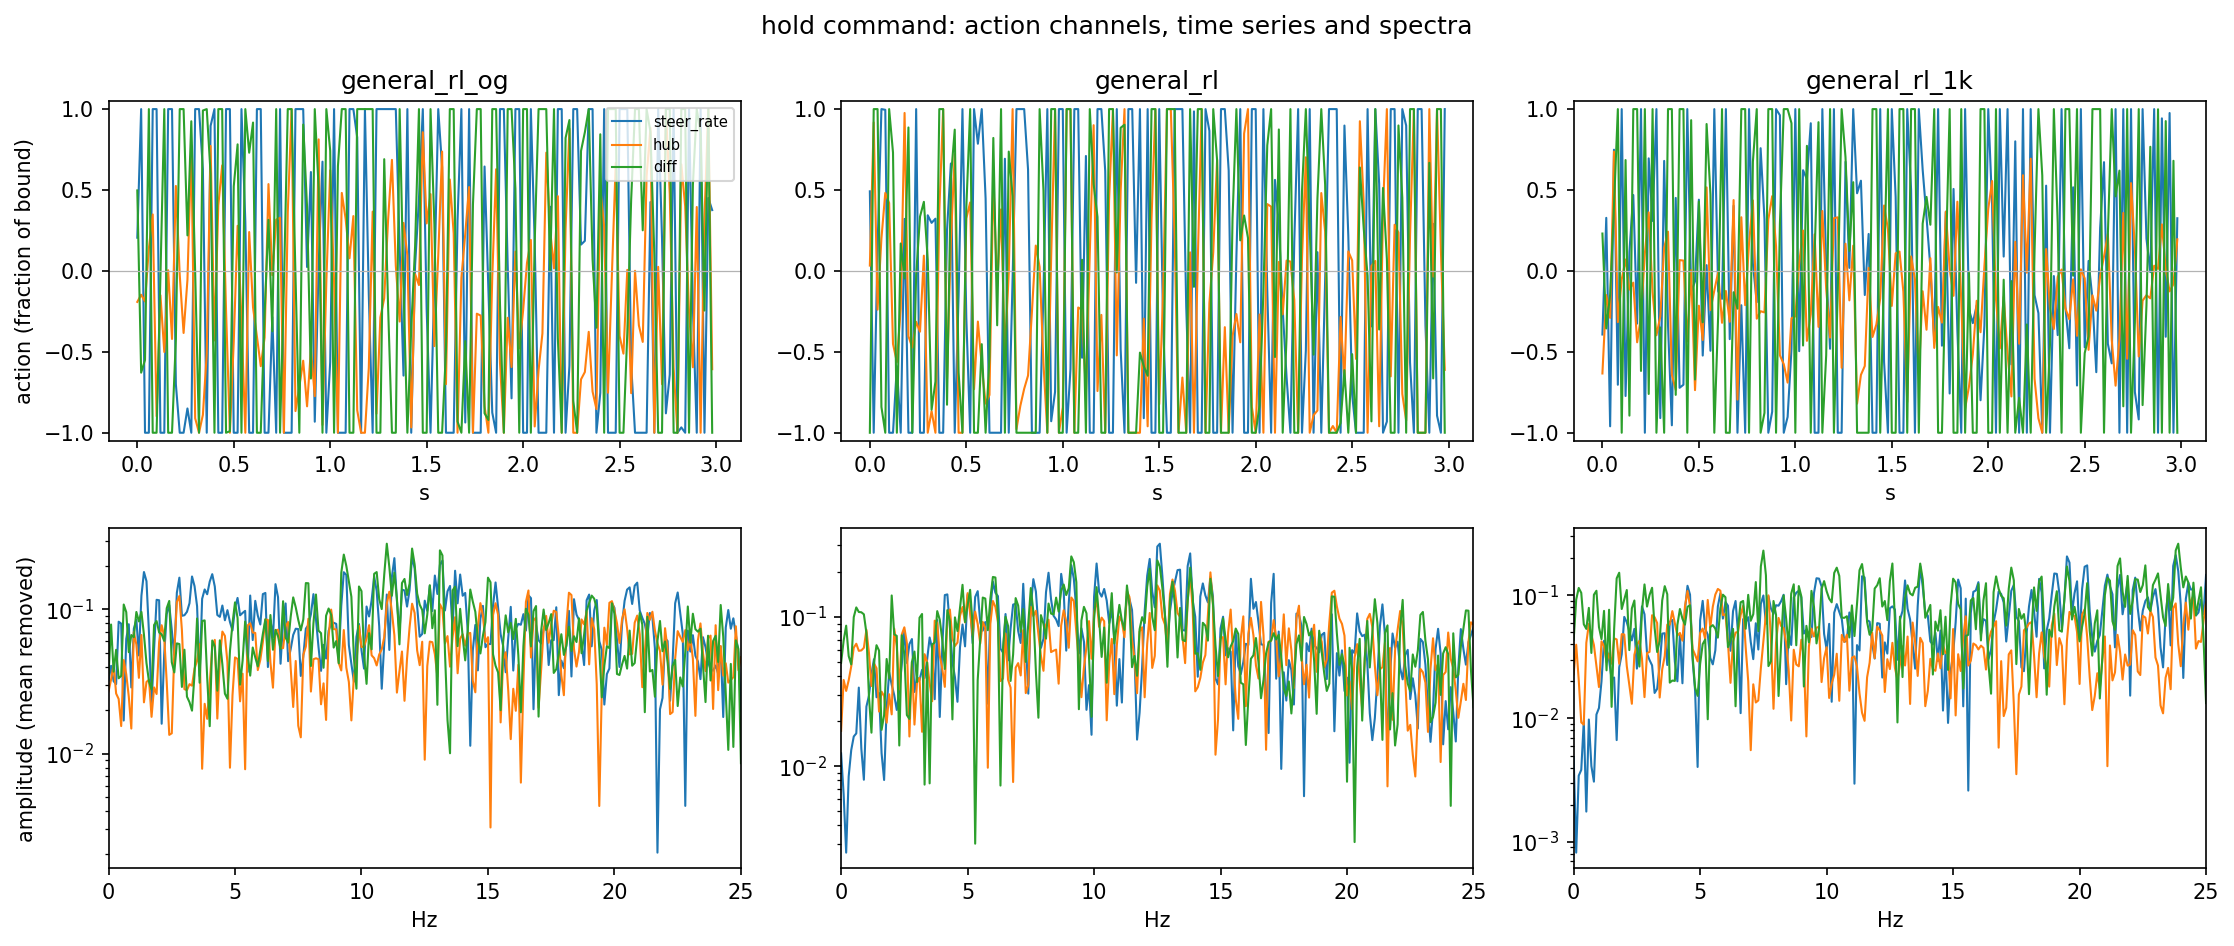

Python code for this plot:
"""What each policy is DOING while told to hold station: the three action
channels as time series and as spectra.

The hold command is (0,0) velocity with the heading already on target, so in
principle nothing needs to move. In practice every policy saws the bars
continuously -- |steer_rate| runs at 4.7-6.6 rad/s against an 8.0 bound -- and
carries a standing hub bias of about -0.26 m/s. This script asks what that
activity actually looks like: is it a clean limit cycle, at what frequency,
and is `hub` phase-locked to the steering (which would make the drift a
rectified oscillation rather than a static bias)?

Actions are plotted NORMALISED to their bounds, i.e. exactly what the network
emits before scale_action, so all three channels share a [-1, 1] scale.

  python analysis/hold_spectrum.py
  python analysis/hold_spectrum.py --seconds 20 --out /tmp/s.png

Read-only: loads moves/*.npz and writes one PNG.
"""

from __future__ import annotations

import argparse
from pathlib import Path

import numpy as np

from aow_sim.build_model import load_params
from aow_sim.control.balance import extract_state
from aow_sim.control.flick import MOVES_DIR
from aow_sim.control.general_env import GeneralEnv, _load_rl_config
from aow_sim.control.policy import load_policy_npz
from rsa_policies import POLICIES, REPO

CHANNELS = ("steer_rate", "hub", "diff")


def hold_trace(pol, env, steps):
    """Normalised actions + steer angle and roll, under a pure hold command."""
    obs, _ = env.reset(seed=7, options={"v_cmd": (0.0, 0.0),
                                        "psi_cmd_rel": 0.0, "difficulty": 1.0})
    b = pol.bounds
    scale = np.array([b.steer_rate_max, b.hub_max, b.diff_max])
    A, steer, roll = [], [], []
    for _ in range(steps):
        a = np.asarray(pol.action(obs), float)
        A.append(a / scale)
        na = (a / scale)[:env.action_space.shape[0]]
        obs, _r, term, trunc, _i = env.step(na)
        steer.append(np.degrees(float(env.data.qpos[env._sj])))
        roll.append(np.degrees(extract_state(env.data, env._p0).roll))
        if term or trunc:
            break
    return np.array(A), np.array(steer), np.array(roll)


def spectrum(x, dt):
    """One-sided amplitude spectrum of the MEAN-REMOVED signal. The mean is
    the standing bias and is reported separately -- leaving it in would put a
    spike at DC that dwarfs everything oscillatory."""
    x = np.asarray(x, float) - np.mean(x)
    n = len(x)
    w = np.hanning(n)
    X = np.fft.rfft(x * w)
    f = np.fft.rfftfreq(n, dt)
    amp = 2.0 * np.abs(X) / np.sum(w)
    return f, amp


def main():
    ap = argparse.ArgumentParser(description=__doc__)
    ap.add_argument("--seconds", type=float, default=10.0)
    ap.add_argument("--show-seconds", type=float, default=3.0,
                    help="how much of the time series to draw")
    ap.add_argument("--out", type=Path,
                    default=Path(__file__).parent / "hold_spectrum.png")
    args = ap.parse_args()

    params = load_params()
    cfg = _load_rl_config(REPO / "config" / "rl_general.yaml")
    cfg = {**cfg, "randomization": {**cfg["randomization"], "enabled": False}}
    env = GeneralEnv(params, cfg)
    dt = env.ctrl_dt
    steps = int(args.seconds / dt)

    data = {}
    for key in POLICIES:
        pol = load_policy_npz(MOVES_DIR / f"{key}.npz")
        data[key] = hold_trace(pol, env, steps)

    print(f"hold, {args.seconds:.0f} s at {1/dt:.0f} Hz "
          f"(Nyquist {0.5/dt:.0f} Hz)\n")
    print(f"{'policy':16} {'channel':>11} {'mean':>8} {'rms(ac)':>8} "
          f"{'peak f':>8} {'peak amp':>9}")
    peaks = {}
    for key, (A, steer, roll) in data.items():
        for c, name in enumerate(CHANNELS):
            f, amp = spectrum(A[:, c], dt)
            k = int(np.argmax(amp[1:]) + 1)            # skip the DC bin
            peaks[(key, name)] = (f[k], amp[k])
            print(f"{key:16} {name:>11} {A[:, c].mean():>+8.3f} "
                  f"{np.std(A[:, c]):>8.3f} {f[k]:>7.2f}Hz {amp[k]:>9.3f}")
        print(f"{'':16} {'steer[deg]':>11} {steer.mean():>+8.1f} "
              f"{np.std(steer):>8.1f}")

    # Is hub phase-locked to the steering? If the drift were a rectified
    # oscillation, hub would ride at the steer frequency with a fixed phase.
    print("\nhub vs steer_rate at the steering peak:")
    for key, (A, _s, _r) in data.items():
        fs, _ = peaks[(key, "steer_rate")]
        n = len(A)
        f = np.fft.rfftfreq(n, dt)
        k = int(np.argmin(np.abs(f - fs)))
        S = np.fft.rfft(A[:, 0] - A[:, 0].mean())[k]
        H = np.fft.rfft(A[:, 1] - A[:, 1].mean())[k]
        coh = np.abs(H) / (np.abs(S) + 1e-12)
        print(f"  {key:16} f={fs:.2f}Hz  |hub|/|steer| = {coh:.3f}  "
              f"phase = {np.degrees(np.angle(H / S)):+.0f} deg")

    try:
        import matplotlib
        matplotlib.use("Agg")
        import matplotlib.pyplot as plt
    except ImportError:
        print("\nno PNG: matplotlib is not installed in this interpreter")
        return

    n_show = int(args.show_seconds / dt)
    fig, axes = plt.subplots(2, len(data), figsize=(5.0 * len(data), 6.4),
                             squeeze=False)
    t = np.arange(n_show) * dt
    for j, (key, (A, steer, roll)) in enumerate(data.items()):
        ax = axes[0][j]
        for c, name in enumerate(CHANNELS):
            ax.plot(t, A[:n_show, c], lw=1.0, label=name)
        ax.axhline(0, color="0.7", lw=0.6)
        ax.set_title(key)
        ax.set_xlabel("s")
        ax.set_ylim(-1.05, 1.05)
        if j == 0:
            ax.set_ylabel("action (fraction of bound)")
            ax.legend(fontsize=7, loc="upper right")

        ax = axes[1][j]
        for c, name in enumerate(CHANNELS):
            f, amp = spectrum(A[:, c], dt)
            ax.semilogy(f, np.maximum(amp, 1e-5), lw=1.0, label=name)
        ax.set_xlabel("Hz")
        ax.set_xlim(0, 0.5 / dt)
        if j == 0:
            ax.set_ylabel("amplitude (mean removed)")
    fig.suptitle("hold command: action channels, time series and spectra")
    fig.tight_layout()
    args.out.parent.mkdir(parents=True, exist_ok=True)
    fig.savefig(args.out, dpi=150, bbox_inches="tight")
    print(f"\nwrote {args.out}")


if __name__ == "__main__":
    main()
